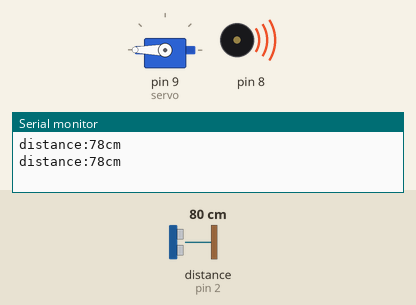
This sketch was run on a simulated Arduino Uno, built with avr-gcc and run on an emulated ATmega328P. Parts: servo, buzzer (waves = sounding), the last lines printed to the serial monitor. Wiring (inferred from the names in the program): ultrasonic range finder: trigger pin 3; echo pin 2. The inputs (shaded band) are chosen by the test bench; at power-on: distance to the obstacle (sensor on pin 2) 80 cm. The echo pulse lasts 58.3 µs per cm.

Above: at 4.4 s.
4.5 s: distance to the obstacle (sensor on pin 2) set to 75 cm
At 7.36 s:
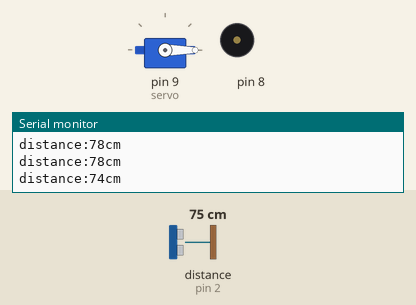
12.5 s: distance to the obstacle (sensor on pin 2) set to 66 cm
At 14.7 s:
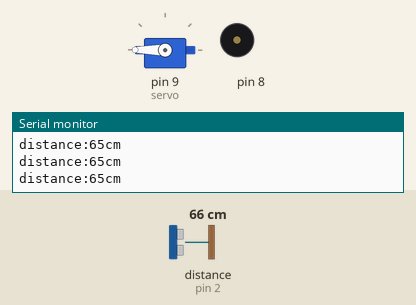
Timing chart, 0 to 16.2 s (numbered marks = the images above; inputs shaded):
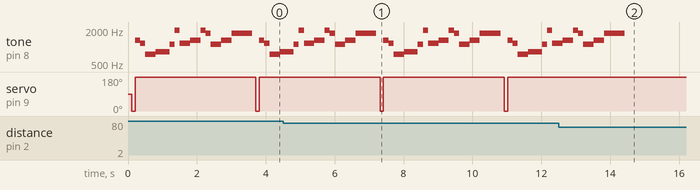

Measured:
- the behaviour switches between 71 and 70 cm on distance to the obstacle (sensor on pin 2) (found by bisection; images 1 and 2)
- after the input at 12.5 s, tone on pin 8: goes on until 14.4 s, then stays silent; servo on pin 9 (servo): stops changing and stays 180°
- by itself, servo on pin 9 (servo): alternates 180° for 3.5 s and 0° for 0.10 s
- by itself, tone on pin 8: repeats every 3.6 s: 1976 Hz 0.15 s, 1175 Hz 0.30 s, 1319 Hz 0.30 s, 1976 Hz 0.15 s, 1760 Hz 0.15 s, 1109 Hz 0.30 s, 1319 Hz 0.30 s, 1760 Hz 0.60 s, silent 0.21 s, 1319 Hz 0.15 s, 1175 Hz 0.15 s, 740 Hz 0.30 s, 831 Hz 0.40 s, 1109 Hz 0.15 s

The sketch:

arduino_door_sensor_lucas_odmar.ino
```cpp
#include <Servo.h>

Servo servo;


#define NOTE_B0  31
#define NOTE_C1  33
#define NOTE_CS1 35
#define NOTE_D1  37
#define NOTE_DS1 39
#define NOTE_E1  41
#define NOTE_F1  44
#define NOTE_FS1 46
#define NOTE_G1  49
#define NOTE_GS1 52
#define NOTE_A1  55
#define NOTE_AS1 58
#define NOTE_B1  62
#define NOTE_C2  65
#define NOTE_CS2 69
#define NOTE_D2  73
#define NOTE_DS2 78
#define NOTE_E2  82
#define NOTE_F2  87
#define NOTE_FS2 93
#define NOTE_G2  98
#define NOTE_GS2 104
#define NOTE_A2  110
#define NOTE_AS2 117
#define NOTE_B2  123
#define NOTE_C3  131
#define NOTE_CS3 139
#define NOTE_D3  147
#define NOTE_DS3 156
#define NOTE_E3  165
#define NOTE_F3  175
#define NOTE_FS3 185
#define NOTE_G3  196
#define NOTE_GS3 208
#define NOTE_A3  220
#define NOTE_AS3 233
#define NOTE_B3  247
#define NOTE_C4  262
#define NOTE_CS4 277
#define NOTE_D4  294
#define NOTE_DS4 311
#define NOTE_E4  330
#define NOTE_F4  349
#define NOTE_FS4 370
#define NOTE_G4  392
#define NOTE_GS4 415
#define NOTE_A4  440
#define NOTE_AS4 466
#define NOTE_B4  494
#define NOTE_C5  523
#define NOTE_CS5 554
#define NOTE_D5  587
#define NOTE_DS5 622
#define NOTE_E5  659
#define NOTE_F5  698
#define NOTE_FS5 740
#define NOTE_G5  784
#define NOTE_GS5 831
#define NOTE_A5  880
#define NOTE_AS5 932
#define NOTE_B5  988
#define NOTE_C6  1047
#define NOTE_CS6 1109
#define NOTE_D6  1175
#define NOTE_DS6 1245
#define NOTE_E6  1319
#define NOTE_F6  1397
#define NOTE_FS6 1480
#define NOTE_G6  1568
#define NOTE_GS6 1661
#define NOTE_A6  1760
#define NOTE_AS6 1865
#define NOTE_B6  1976
#define NOTE_C7  2093
#define NOTE_CS7 2217
#define NOTE_D7  2349
#define NOTE_DS7 2489
#define NOTE_E7  2637
#define NOTE_F7  2794
#define NOTE_FS7 2960
#define NOTE_G7  3136
#define NOTE_GS7 3322
#define NOTE_A7  3520
#define NOTE_AS7 3729
#define NOTE_B7  3951
#define NOTE_C8  4186
#define NOTE_CS8 4435
#define NOTE_D8  4699
#define NOTE_DS8 4978

const int TRIG_PIN=3;
const int ECHO_PIN=2;


void setup() {
  pinMode(TRIG_PIN, OUTPUT);
  pinMode(ECHO_PIN, INPUT);
  pinMode(8, OUTPUT);
  servo.attach(9);
  Serial.begin(9600);
}

void loop() {
  digitalWrite(TRIG_PIN, LOW);
  delayMicroseconds(2);
  digitalWrite(TRIG_PIN, HIGH);
  delayMicroseconds(10);
  digitalWrite(TRIG_PIN, LOW);
  const unsigned long duration= pulseIn(ECHO_PIN, HIGH);
  int distance= duration*0.034/2;
      Serial.print("distance:");
      Serial.print(distance);
      Serial.println("cm");
      delay(100);

 if (distance >= 70)
    {

      servo.write(0);
      delay(100);
      servo.write(180);
      tone(8, NOTE_E6);
      delay(150);
      tone(8, NOTE_D6);
      delay(150);
      tone(8, NOTE_FS5);
      delay(300);
      tone(8, NOTE_GS5);
      delay(400);
      tone(8, NOTE_CS6);
      delay(150);
      tone(8, NOTE_B6);
      delay(150);
      tone(8, NOTE_D6);
      delay(300);
      tone(8, NOTE_E6);
      delay(300);
      tone(8, NOTE_B6);
      delay(150);
      tone(8, NOTE_A6);
      delay(150);
      tone(8, NOTE_CS6);
      delay(300);
      tone(8, NOTE_E6);
      delay(300);
      tone(8, NOTE_A6);
      delay(600);
      noTone(8);


      }

}
```
